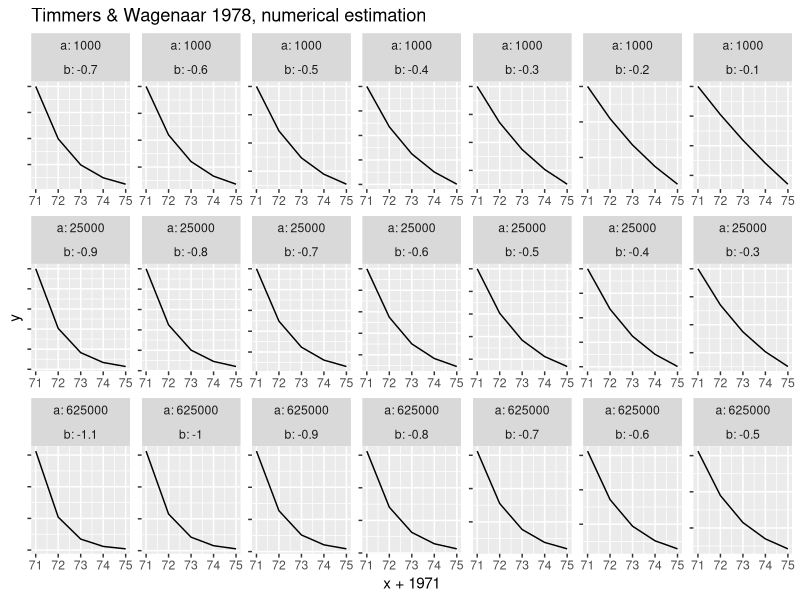
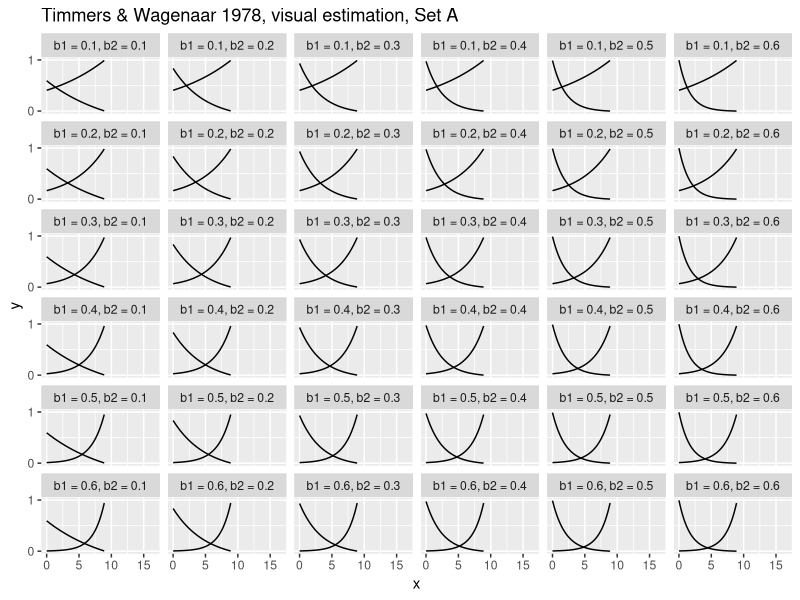
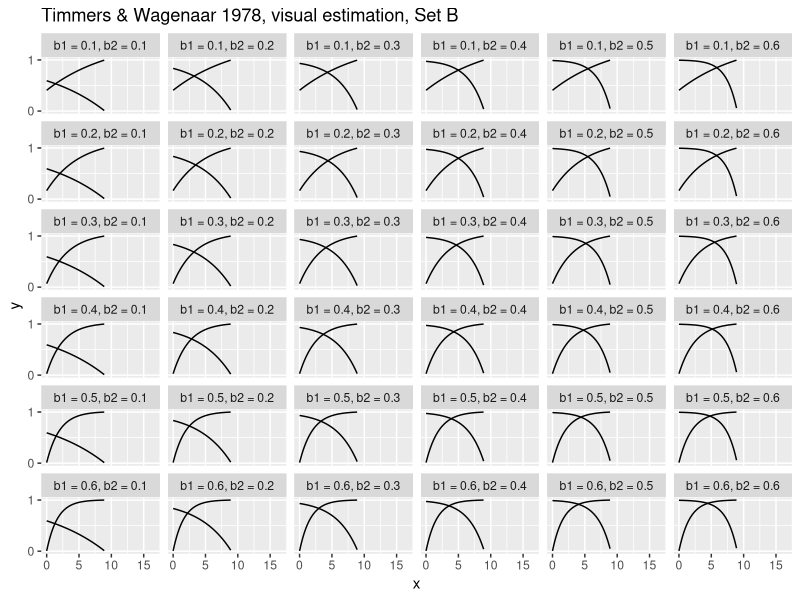

R code for these plots, in order:
## ---- chunk 1
knitr::opts_chunk$set(echo = F)
library(tidyverse)
## ---- chunk 2
combinations <- bind_rows(
tibble(a = 1000, b = seq(-.1, -.7, by = -.1)), 
tibble(a = 25000, b = seq(-.3, -.9, by = -.1)),
tibble(a = 625000, b = seq(-0.5, -1.1, by = -.1))
)

data <- combinations %>%
  mutate(id = 1:n(), 
         data = purrr::map2(a, b, ~tibble(x = 0:4, y = .x * exp(.y * 0:4)))) %>%
  unnest(data)

## Numerical estimation
ggplot(data, aes(x = x+1971, y = y)) + geom_line() + 
  facet_wrap(~a + b, scales = "free", nrow = 3, labeller = label_both) +
  scale_x_continuous(breaks = 1971:1976, labels = c("71", "72", "73", "74", "75", "76")) + 
  theme(axis.text.y = element_blank()) + 
  ggtitle("Timmers & Wagenaar 1978, numerical estimation")

f1 <- function(b) function(x) exp(b * (x - 9))
f2 <- function(b) function(x) exp(-b * x) - exp(9 * -b)
f3 <- function(b) function(x) 1 - exp(-b*x) + exp(9 * -b)
f4 <- function(b) function(x) 1 - exp(b * (x - 9))

fs <- tibble(fun = list(f1, f2, f3, f4), series = c("A", "A", "B", "B"), line = c(1, 2, 1, 2)) %>%
  crossing(b = seq(.1, .6, .1)) %>%
  mutate(actual_fun = map2(fun, b, ~.x(.y))) %>%
  select(-fun) %>%
  pivot_wider(names_from = line, names_prefix = "line", values_from = actual_fun)

sets <- crossing(select(fs, series1 = series, b1 = b, line1), select(fs, series2 = series, b2 = b, line2)) %>%
  filter(series1 == series2) %>%
  group_by(series1) %>%
  mutate(id = 1:n()) %>%
  select(-series2) %>%
  rename(series = series1) %>%
  group_by(id) %>%
  nest(line1 = c(b1, line1), line2 = c(b2, line2)) %>%
  mutate(across(matches("line"), ~map(., set_names, nm = c("b", "line")))) %>%
  pivot_longer(line1:line2, names_to = "tmp", values_to = "data") %>%
  unnest(c(data)) %>%
  mutate(data = purrr::map(line, ~tibble(x = seq(0, 16.7, .1), y = .(x)))) %>%
  unnest(data)

sets_label <- select(sets, series, id, b, tmp) %>%
  unique() %>%
  pivot_wider(names_from = tmp, values_from = b) %>%
  mutate(label = sprintf("b1 = %.1f, b2 = %.1f", line1, line2)) %>%
  select(series, id, label)

sets <- left_join(sets, sets_label, by = c("series", "id"))

filter(sets, series == "A", x < 9) %>%
  ggplot(aes(x = x, y = y, group = tmp)) + geom_line() + facet_wrap(~label) + 
  coord_cartesian(ylim = c(0, 1), xlim = c(0, 16.7)) + 
  scale_y_continuous(breaks = c(0, 1)) + 
  ggtitle("Timmers & Wagenaar 1978, visual estimation, Set A")

filter(sets, series == "B", x < 9) %>%
  ggplot(aes(x = x, y = y, group = tmp)) + geom_line() + facet_wrap(~label) + 
  coord_cartesian(ylim = c(0, 1), xlim = c(0, 16.7)) + 
  scale_y_continuous(breaks = c(0, 1)) + 
  ggtitle("Timmers & Wagenaar 1978, visual estimation, Set B")
